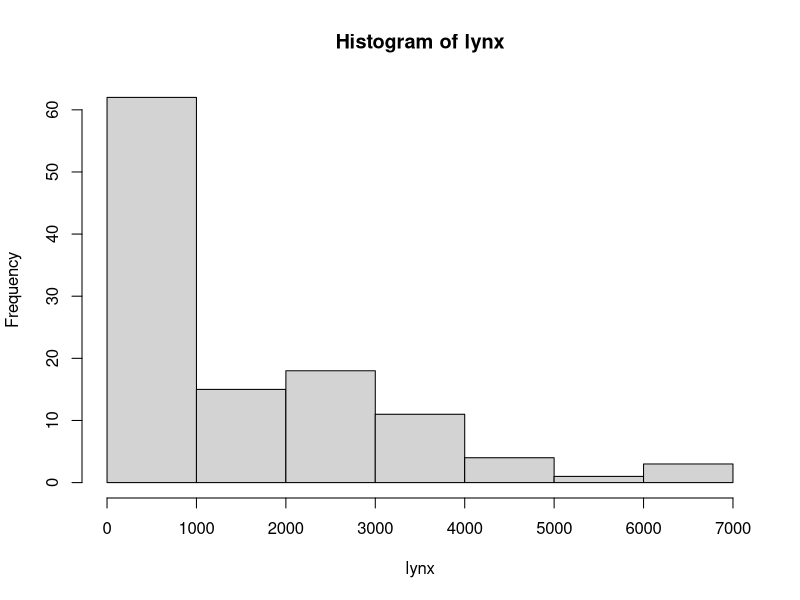
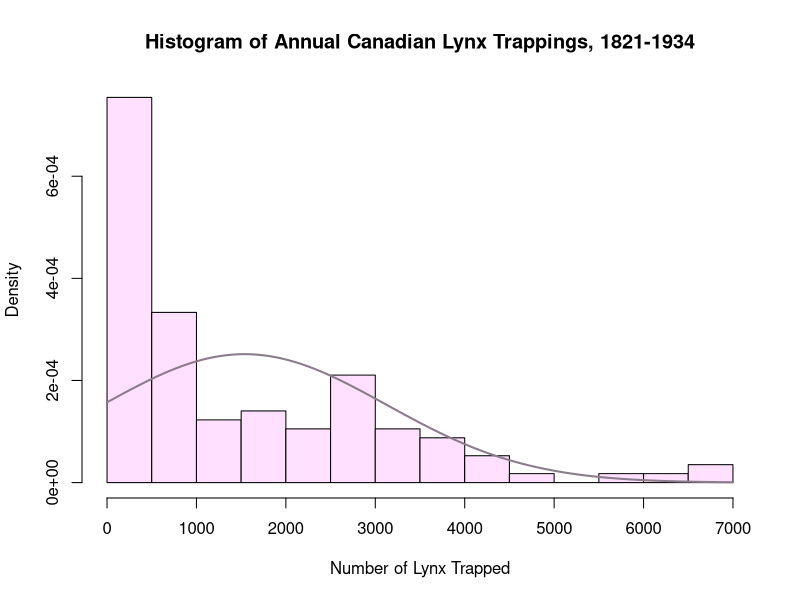

These figures' R source, in order:
# Why to overlay plots: increase information density
# Use views that complement and support one another

library(datasets)

?lynx
head(lynx)

hist(lynx)

hist(lynx,
     breaks = 14,          # "Suggests" 14 bins
     freq   = FALSE,       # Axis shows density, not freq.
     col    = "thistle1",  # Color for histogram
     main   = paste("Histogram of Annual Canadian Lynx",
                    "Trappings, 1821-1934"),
     xlab   = "Number of Lynx Trapped")

# Add a normal distribution
curve(dnorm(x, mean = mean(lynx), sd = sd(lynx)),
      col = "thistle4",  # Color of curve
      lwd = 2,           # Line width of 2 pixels
      add = TRUE)        # Superimpose on previous graph

detach("package:datasets", unload = TRUE)   # For base

cat("\014")  # ctrl+L